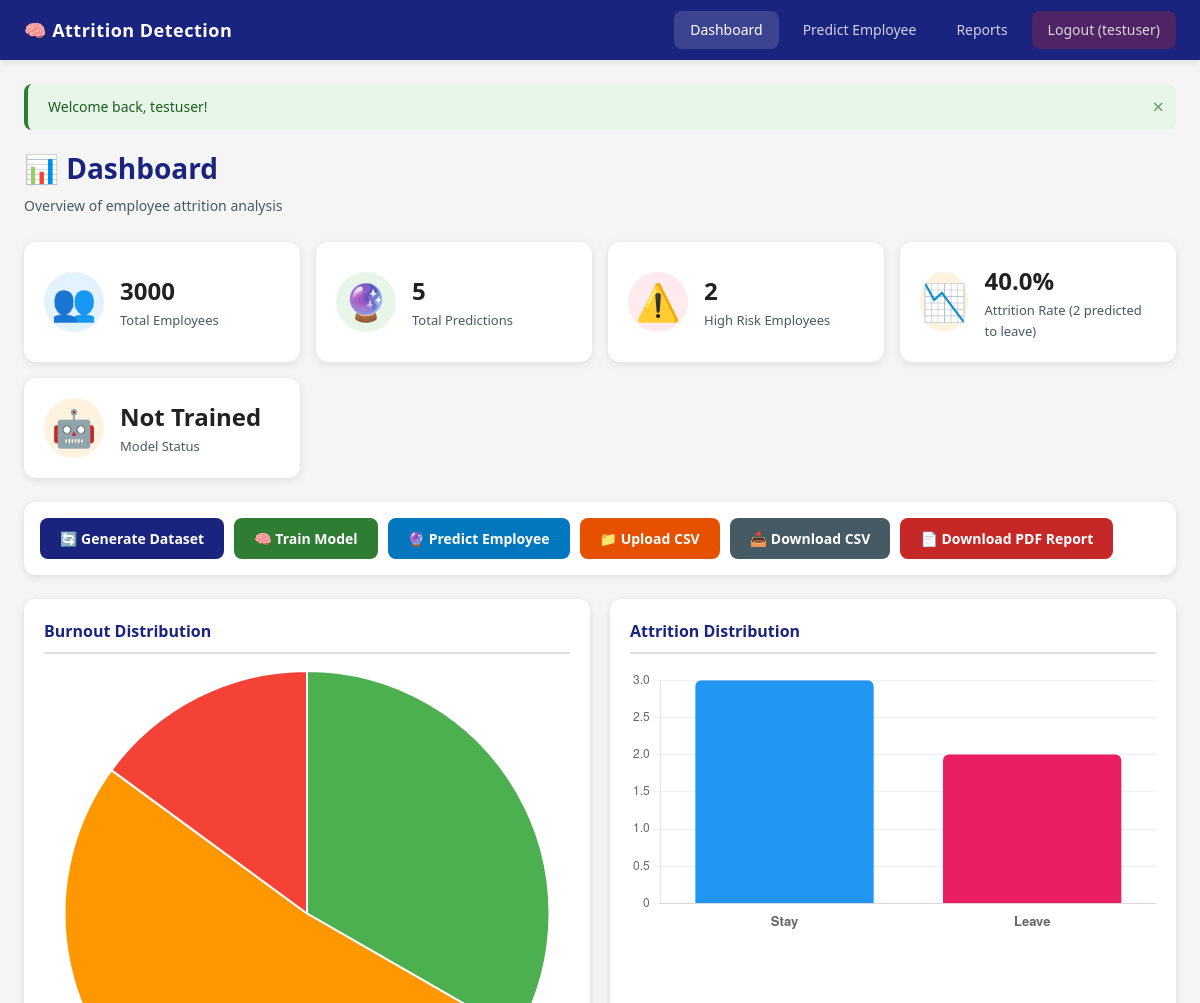
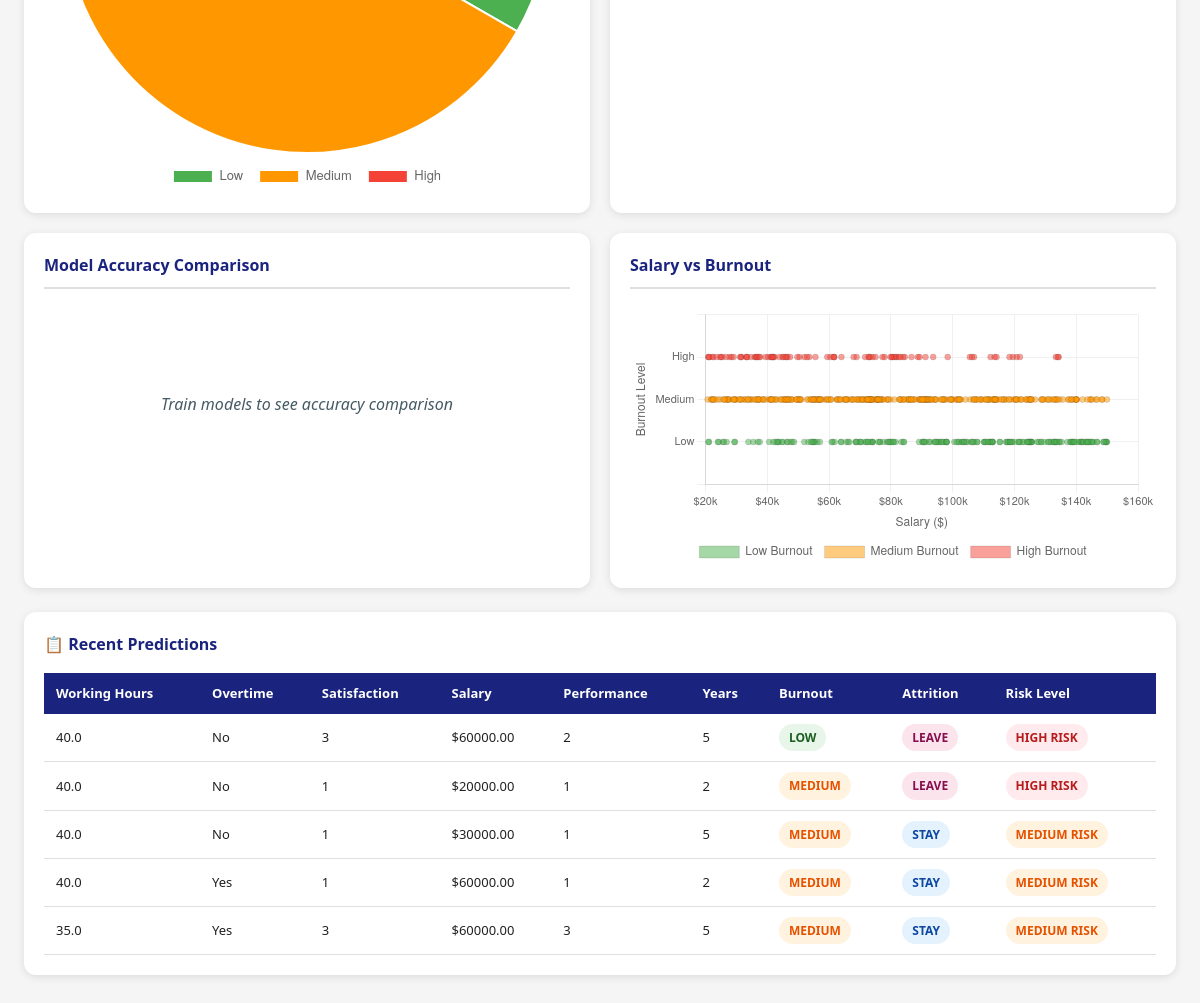
The page /dashboard (signed in) on the database as committed earlier (2 pictures, top to bottom).
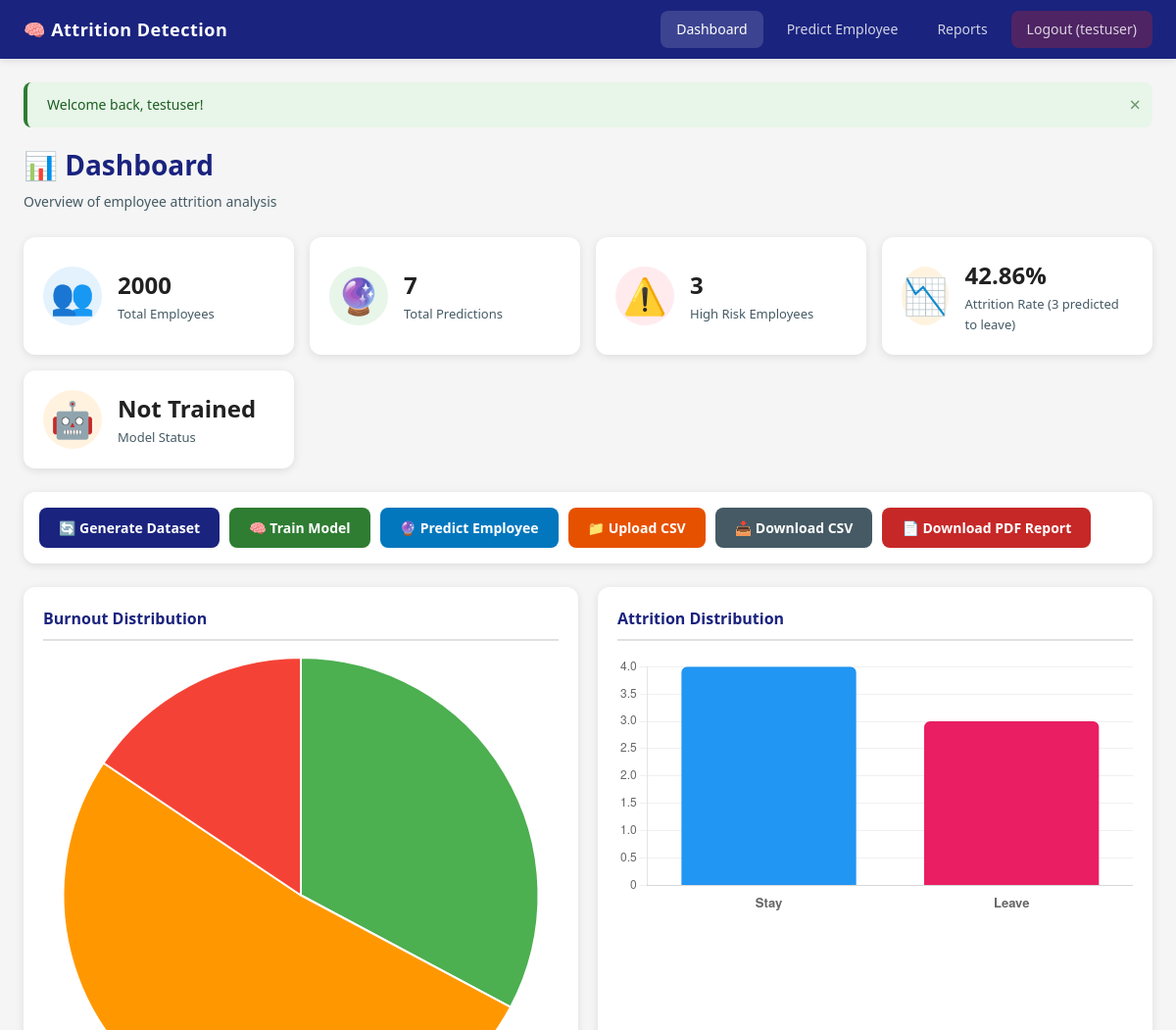
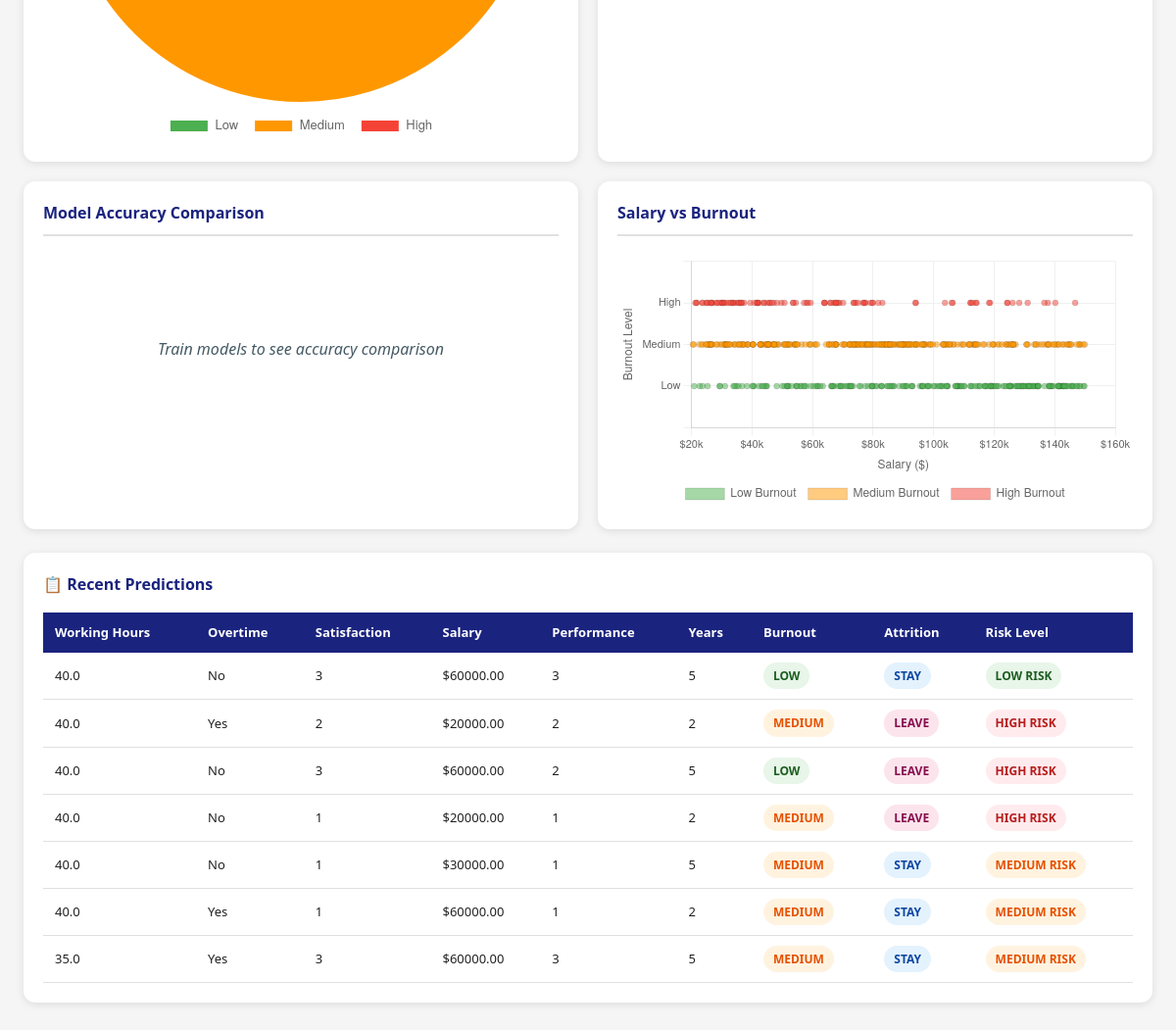
The same page on the database as committed later (2 pictures, top to bottom).
### app/models.py (models this page shows)
class User(Base):
    __tablename__ = "users"
    id = Column(Integer, primary_key=True, index=True, autoincrement=True)
    username = Column(String, unique=True, nullable=False, index=True)
    email = Column(String, unique=True, nullable=False)
    password_hash = Column(String, nullable=False)

class Prediction(Base):
    __tablename__ = "predictions"
    id = Column(Integer, primary_key=True, index=True, autoincrement=True)
    working_hours = Column(Float, nullable=False)
    overtime = Column(String, nullable=False)
    job_satisfaction = Column(Integer, nullable=False)
    salary = Column(Float, nullable=False)
    performance_rating = Column(Integer, nullable=False)
    years_at_company = Column(Integer, nullable=False)
    predicted_burnout = Column(String, nullable=False)    # Low, Medium, High
    predicted_attrition = Column(String, nullable=False)  # Stay, Leave
    risk_level = Column(String, nullable=False)           # Low, Medium, High
    created_at = Column(DateTime, server_default=func.now())

### app/main.py (the view)
@app.get("/dashboard", response_class=HTMLResponse)
async def dashboard(request: Request, db: Session = Depends(get_db)):
    redirect = require_login(request)
    if redirect:
        return redirect
    total_employees = db.query(EmployeeData).count()
    total_predictions = db.query(Prediction).count()
    employees = db.query(EmployeeData).all()
    burnout_counts = {"Low": 0, "Medium": 0, "High": 0}
    dataset_attrition_counts = {"Stay": 0, "Leave": 0}
    salary_burnout_data = []
    for emp in employees:
        if emp.burnout_level in burnout_counts:
            burnout_counts[emp.burnout_level] += 1
        if emp.attrition_status in dataset_attrition_counts:
            dataset_attrition_counts[emp.attrition_status] += 1
        salary_burnout_data.append({
            "salary": emp.salary,
            "burnout": emp.burnout_level,
        })
    all_predictions = db.query(Prediction).all()
    predicted_leave_count = sum(1 for p in all_predictions if p.predicted_attrition == "Leave")
    predicted_stay_count = sum(1 for p in all_predictions if p.predicted_attrition == "Stay")
    high_risk_count = sum(1 for p in all_predictions if p.risk_level == "High Risk")
    if total_predictions > 0:
        attrition_counts = {
            "Stay": predicted_stay_count,
            "Leave": predicted_leave_count,
        }
        attrition_rate = round((predicted_leave_count / total_predictions) * 100, 2)
    else:
        attrition_counts = dataset_attrition_counts
        total_dataset = dataset_attrition_counts["Stay"] + dataset_attrition_counts["Leave"]
        attrition_rate = round((dataset_attrition_counts["Leave"] / total_dataset) * 100, 2) if total_dataset > 0 else 0.0
    logger.info("=== Dashboard Attrition Stats ===")
    logger.info(f"Total employees in dataset: {total_employees}")
    logger.info(f"Total predictions made: {total_predictions}")
    logger.info(f"Predicted to Leave: {predicted_leave_count}")
    logger.info(f"Predicted to Stay: {predicted_stay_count}")
    logger.info(f"Attrition Rate: {attrition_rate}%")
    logger.info(f"High Risk count: {high_risk_count}")
    logger.info(f"Dataset attrition (labels) - Stay: {dataset_attrition_counts['Stay']}, Leave: {dataset_attrition_counts['Leave']}")
    predictions = db.query(Prediction).order_by(Prediction.created_at.desc()).limit(20).all()
    metrics = load_training_metrics()
    model_trained = models_exist()
    context = get_context(
        request, db,
        total_employees=total_employees,
        total_predictions=total_predictions,
        burnout_counts=burnout_counts,
        attrition_counts=attrition_counts,
        salary_burnout_data=salary_burnout_data,
        high_risk_count=high_risk_count,
        recent_predictions=predictions,
        metrics=metrics,
        model_trained=model_trained,
        attrition_rate=attrition_rate,
        predicted_leave_count=predicted_leave_count,
    )
    return templates.TemplateResponse("dashboard.html", context)

### templates/dashboard.html (shortened to what this page needs)
<!DOCTYPE html>
<html lang="en">
<head>
    <link rel="stylesheet" href="/static/css/style.css">
</head>
<body>
    <nav class="navbar">
        <div class="nav-brand">🧠 Attrition Detection</div>
        <div class="nav-links">
            <a href="/dashboard" class="nav-link active">Dashboard</a>
            <a href="/prediction" class="nav-link">Predict Employee</a>
            <a href="/report" class="nav-link">Reports</a>
            <a href="/logout" class="nav-link nav-logout">Logout ({{ user.username }})</a>
        </div>
    </nav>
    <div class="main-content">
        {% if flash_messages %}
        {% for msg in flash_messages %}
        <div class="alert alert-{{ msg.category }}">
            {{ msg.message }}
            <span class="alert-close" onclick="this.parentElement.remove()">×</span>
        </div>
        {% endfor %}
        {% endif %}
        <div class="page-header">
            <h1>📊 Dashboard</h1>
            <p>Overview of employee attrition analysis</p>
        </div>
        <div class="stats-grid">
            <div class="stat-card stat-blue">
                <div class="stat-icon">👥</div>
                <div class="stat-info">
                    <h3>{{ total_employees }}</h3>
                    <p>Total Employees</p>
                </div>
            </div>
            <div class="stat-card stat-green">
                <div class="stat-icon">🔮</div>
                <div class="stat-info">
                    <h3>{{ total_predictions }}</h3>
                    <p>Total Predictions</p>
                </div>
            </div>
            <div class="stat-card stat-red">
                <div class="stat-icon">⚠️</div>
                <div class="stat-info">
                    <h3>{{ high_risk_count }}</h3>
                    <p>High Risk Employees</p>
                </div>
            </div>
            <div class="stat-card stat-orange">
                <div class="stat-icon">📉</div>
                <div class="stat-info">
                    <h3>{{ attrition_rate }}%</h3>
                    <p>Attrition Rate ({{ predicted_leave_count }} predicted to leave)</p>
                </div>
            </div>
            <div class="stat-card stat-orange">
                <div class="stat-icon">🤖</div>
                <div class="stat-info">
                    <h3>{{ "Trained" if model_trained else "Not Trained" }}</h3>
                    <p>Model Status</p>
                </div>
            </div>
        </div>
        <div class="action-bar">
            <a href="/generate-data" class="btn btn-primary" onclick="showLoading(this, 'Generating...')">
                🔄 Generate Dataset
            </a>
            <a href="/train" class="btn btn-success" onclick="showLoading(this, 'Training...')">
                🧠 Train Model
            </a>
            <a href="/prediction" class="btn btn-info">
                🔮 Predict Employee
            </a>
            <form method="POST" action="/upload-csv" enctype="multipart/form-data" class="upload-form">
                <label class="btn btn-warning upload-label">
                    📁 Upload CSV
                </label>
            </form>
            <a href="/export-csv" class="btn btn-secondary">
                📥 Download CSV
            </a>
            <a href="/report" class="btn btn-danger">
                📄 Download PDF Report
            </a>
        </div>
        {% if total_employees > 0 %}
        <div class="charts-grid">
            <div class="chart-card">
                <h3>Burnout Distribution</h3>
                <canvas id="burnoutPieChart"></canvas>
            </div>
            <div class="chart-card">
                <h3>Attrition Distribution</h3>
                <canvas id="attritionBarChart"></canvas>
            </div>
            <div class="chart-card">
                <h3>Model Accuracy Comparison</h3>
                {% if metrics %}
                <canvas id="accuracyChart"></canvas>
                {% else %}
                <div class="chart-placeholder">
                    <p>Train models to see accuracy comparison</p>
                </div>
                {% endif %}
            </div>
            <div class="chart-card">
                <h3>Salary vs Burnout</h3>
                <canvas id="salaryBurnoutChart"></canvas>
            </div>
        </div>
        {% endif %}
        {% if recent_predictions %}
        <div class="table-card">
            <h3>📋 Recent Predictions</h3>
            <div class="table-responsive">
                <table class="data-table">
                    <thead>
                        <tr>
                            <th>Working Hours</th>
                            <th>Overtime</th>
                            <th>Satisfaction</th>
                            <th>Salary</th>
                            <th>Performance</th>
                            <th>Years</th>
                            <th>Burnout</th>
                            <th>Attrition</th>
                            <th>Risk Level</th>
                        </tr>
                    </thead>
                    <tbody>
                        {% for pred in recent_predictions %}
                        <tr>
                            <td>{{ pred.working_hours }}</td>
                            <td>{{ pred.overtime }}</td>
                            <td>{{ pred.job_satisfaction }}</td>
                            <td>${{ "%.2f"|format(pred.salary) }}</td>
                            <td>{{ pred.performance_rating }}</td>
                            <td>{{ pred.years_at_company }}</td>
                            <td>
                                <span class="badge badge-{{ pred.predicted_burnout|lower }}">
                                    {{ pred.predicted_burnout }}
                                </span>
                            </td>
                            <td>
                                <span class="badge badge-{{ pred.predicted_attrition|lower }}">
                                    {{ pred.predicted_attrition }}
                                </span>
                            </td>
                            <td>
                                <span class="badge badge-risk-{{ pred.risk_level|lower|replace(' ', '-') }}">
                                    {{ pred.risk_level }}
                                </span>
                            </td>
                        </tr>
                        {% endfor %}
                    </tbody>
                </table>
            </div>
        </div>
        {% endif %}
    </div>
</body>
</html>

Rows that differ between the two databases and show on the page:
added Prediction: working_hours "40.0", overtime "No", job_satisfaction "3", salary "60000.00", performance_rating "3", years_at_company "5", predicted_burnout "LOW", predicted_attrition "STAY", risk_level "LOW RISK"
added Prediction: working_hours "40.0", overtime "Yes", job_satisfaction "2", salary "20000.00", performance_rating "2", years_at_company "2", predicted_burnout "MEDIUM", predicted_attrition "LEAVE", risk_level "HIGH RISK"
Other text that changed with them:
{{ total_employees }}: "3000" → "2000"
{{ total_predictions }}: "5" → "7"
{{ high_risk_count }}: "2" → "3"
{{ attrition_rate }}: "40.0" → "42.86"
{{ predicted_leave_count }}: "2" → "3"
chart data {{ burnout_counts | tojson }}: {"High": 448, "Low": 999, "Medium": 1553} → {"High": 312, "Low": 656, "Medium": 1032}
chart data {{ attrition_counts | tojson }}: {"Leave": 2, "Stay": 3} → {"Leave": 3, "Stay": 4}
